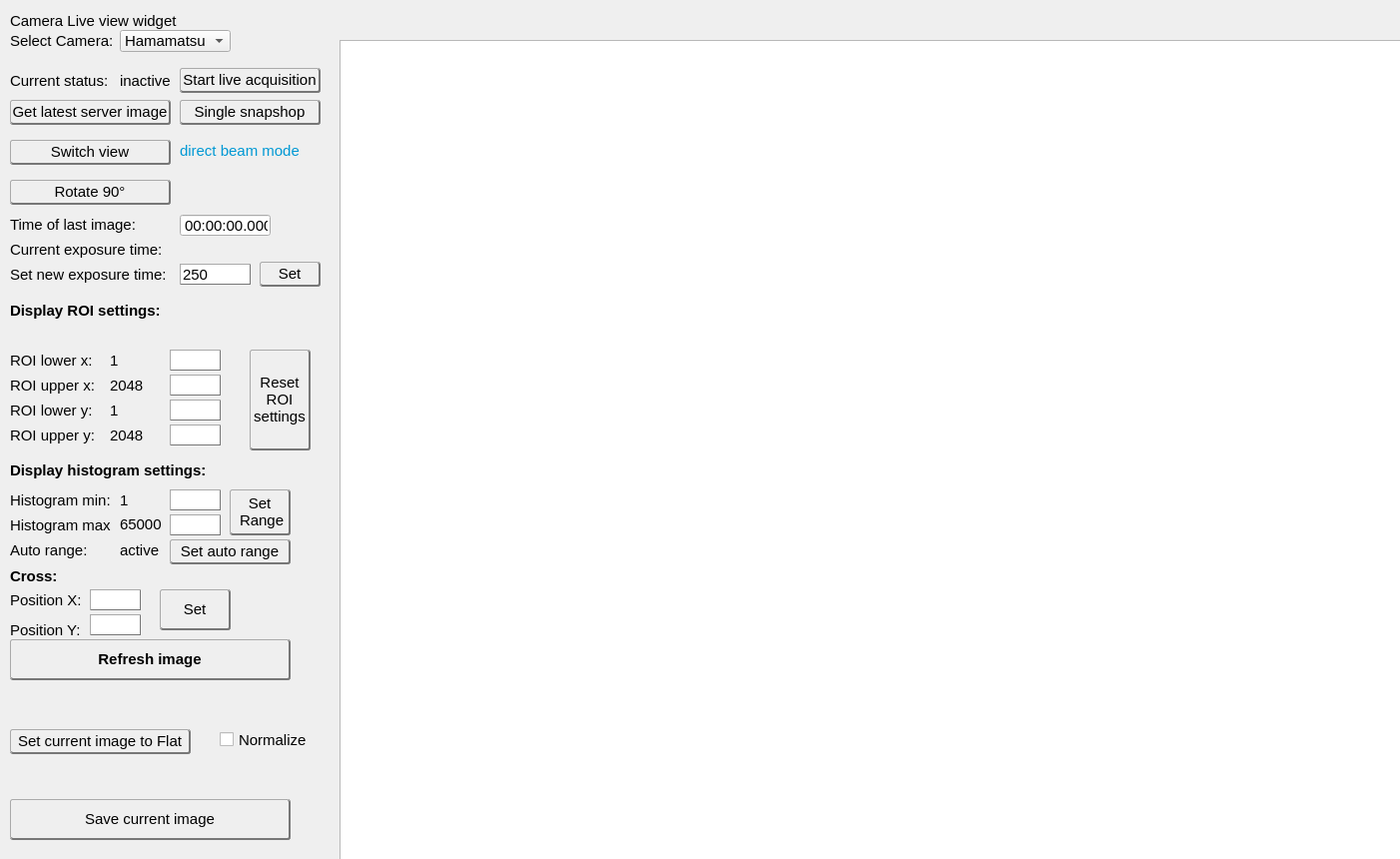
<?xml version="1.0" encoding="UTF-8"?>
<ui version="4.0">
 <class>MainWindow</class>
 <widget class="QMainWindow" name="MainWindow">
  <property name="geometry">
   <rect>
    <x>0</x>
    <y>0</y>
    <width>1402</width>
    <height>860</height>
   </rect>
  </property>
  <property name="windowTitle">
   <string>MainWindow</string>
  </property>
  <widget class="QWidget" name="centralwidget">
   <widget class="QLabel" name="label_exptimestatus">
    <property name="geometry">
     <rect>
      <x>10</x>
      <y>239</y>
      <width>161</width>
      <height>21</height>
     </rect>
    </property>
    <property name="font">
     <font>
      <family>Arial</family>
      <pointsize>11</pointsize>
     </font>
    </property>
    <property name="text">
     <string>Current exposure time:</string>
    </property>
   </widget>
   <widget class="QLineEdit" name="io_exptime">
    <property name="geometry">
     <rect>
      <x>180</x>
      <y>264</y>
      <width>71</width>
      <height>21</height>
     </rect>
    </property>
    <property name="sizePolicy">
     <sizepolicy hsizetype="Fixed" vsizetype="Fixed">
      <horstretch>0</horstretch>
      <verstretch>0</verstretch>
     </sizepolicy>
    </property>
    <property name="font">
     <font>
      <family>Arial</family>
      <pointsize>11</pointsize>
     </font>
    </property>
    <property name="styleSheet">
     <string notr="true">border: solid;

border-bottom-color: #777777;
border-bottom-width: 1px;

border-right-color:#777777;
border-right-width: 1px;

border-top-color:#AAAAAA;
border-top-width: 1px;

border-left-color:#AAAAAA;
border-left-width: 1px;

 background: qlineargradient(x1: 0, y1: 0, x2: 0, y2: 1,
                                 stop: 0 #fafafa, stop: 0.4 #f4f4f4,
                                 stop: 0.5 #e7e7e7, stop: 1.0 #fafafa);</string>
    </property>
    <property name="text">
     <string>250</string>
    </property>
   </widget>
   <widget class="QLabel" name="label_main">
    <property name="geometry">
     <rect>
      <x>10</x>
      <y>10</y>
      <width>171</width>
      <height>21</height>
     </rect>
    </property>
    <property name="font">
     <font>
      <family>Arial</family>
      <pointsize>11</pointsize>
     </font>
    </property>
    <property name="text">
     <string>Camera Live view widget</string>
    </property>
   </widget>
   <widget class="QLabel" name="label_currentexptime">
    <property name="geometry">
     <rect>
      <x>180</x>
      <y>239</y>
      <width>101</width>
      <height>21</height>
     </rect>
    </property>
    <property name="font">
     <font>
      <family>Arial</family>
      <pointsize>11</pointsize>
     </font>
    </property>
    <property name="text">
     <string/>
    </property>
   </widget>
   <widget class="QPushButton" name="but_SetPolling">
    <property name="geometry">
     <rect>
      <x>180</x>
      <y>68</y>
      <width>141</width>
      <height>25</height>
     </rect>
    </property>
    <property name="font">
     <font>
      <family>Arial</family>
      <pointsize>11</pointsize>
     </font>
    </property>
    <property name="styleSheet">
     <string notr="true">border: solid;

border-bottom-color: #777777; border-bottom-width: 2px;

border-right-color:#777777;
border-right-width: 2px;

border-top-color:#AAAAAA;
border-top-width: 1px;

border-left-color:#AAAAAA;
border-left-width: 1px;

border-radius: 3px;
padding: 1px;
 background: qlineargradient(x1: 0, y1: 0, x2: 0, y2: 1,
                                 stop: 0 #fafafa, stop: 0.4 #f4f4f4,
                                 stop: 0.5 #e7e7e7, stop: 1.0 #fafafa);</string>
    </property>
    <property name="text">
     <string>Start live acquisition</string>
    </property>
   </widget>
   <widget class="QPushButton" name="but_SetExptime">
    <property name="geometry">
     <rect>
      <x>260</x>
      <y>262</y>
      <width>61</width>
      <height>25</height>
     </rect>
    </property>
    <property name="font">
     <font>
      <family>Arial</family>
      <pointsize>11</pointsize>
     </font>
    </property>
    <property name="styleSheet">
     <string notr="true">border: solid;

border-bottom-color: #777777;
border-bottom-width: 2px;

border-right-color:#777777;
border-right-width: 2px;

border-top-color:#AAAAAA;
border-top-width: 1px;

border-left-color:#AAAAAA;
border-left-width: 1px;

border-radius: 3px;
padding: 1px;
 background: qlineargradient(x1: 0, y1: 0, x2: 0, y2: 1,
                                 stop: 0 #fafafa, stop: 0.4 #f4f4f4,
                                 stop: 0.5 #e7e7e7, stop: 1.0 #fafafa);</string>
    </property>
    <property name="text">
     <string>Set</string>
    </property>
   </widget>
   <widget class="QLabel" name="label_currentpolling">
    <property name="geometry">
     <rect>
      <x>120</x>
      <y>70</y>
      <width>61</width>
      <height>21</height>
     </rect>
    </property>
    <property name="palette">
     <palette>
      <active>
       <colorrole role="Button">
        <brush brushstyle="SolidPattern">
         <color alpha="255">
          <red>236</red>
          <green>236</green>
          <blue>236</blue>
         </color>
        </brush>
       </colorrole>
       <colorrole role="Text">
        <brush brushstyle="SolidPattern">
         <color alpha="255">
          <red>255</red>
          <green>0</green>
          <blue>0</blue>
         </color>
        </brush>
       </colorrole>
       <colorrole role="Base">
        <brush brushstyle="SolidPattern">
         <color alpha="255">
          <red>236</red>
          <green>236</green>
          <blue>236</blue>
         </color>
        </brush>
       </colorrole>
       <colorrole role="Window">
        <brush brushstyle="SolidPattern">
         <color alpha="255">
          <red>236</red>
          <green>236</green>
          <blue>236</blue>
         </color>
        </brush>
       </colorrole>
      </active>
      <inactive>
       <colorrole role="Button">
        <brush brushstyle="SolidPattern">
         <color alpha="255">
          <red>236</red>
          <green>236</green>
          <blue>236</blue>
         </color>
        </brush>
       </colorrole>
       <colorrole role="Text">
        <brush brushstyle="SolidPattern">
         <color alpha="255">
          <red>255</red>
          <green>0</green>
          <blue>0</blue>
         </color>
        </brush>
       </colorrole>
       <colorrole role="Base">
        <brush brushstyle="SolidPattern">
         <color alpha="255">
          <red>236</red>
          <green>236</green>
          <blue>236</blue>
         </color>
        </brush>
       </colorrole>
       <colorrole role="Window">
        <brush brushstyle="SolidPattern">
         <color alpha="255">
          <red>236</red>
          <green>236</green>
          <blue>236</blue>
         </color>
        </brush>
       </colorrole>
      </inactive>
      <disabled>
       <colorrole role="Button">
        <brush brushstyle="SolidPattern">
         <color alpha="255">
          <red>236</red>
          <green>236</green>
          <blue>236</blue>
         </color>
        </brush>
       </colorrole>
       <colorrole role="Text">
        <brush brushstyle="SolidPattern">
         <color alpha="255">
          <red>120</red>
          <green>120</green>
          <blue>120</blue>
         </color>
        </brush>
       </colorrole>
       <colorrole role="Base">
        <brush brushstyle="SolidPattern">
         <color alpha="255">
          <red>236</red>
          <green>236</green>
          <blue>236</blue>
         </color>
        </brush>
       </colorrole>
       <colorrole role="Window">
        <brush brushstyle="SolidPattern">
         <color alpha="255">
          <red>236</red>
          <green>236</green>
          <blue>236</blue>
         </color>
        </brush>
       </colorrole>
      </disabled>
     </palette>
    </property>
    <property name="font">
     <font>
      <family>Arial</family>
      <pointsize>11</pointsize>
     </font>
    </property>
    <property name="styleSheet">
     <string notr="true"/>
    </property>
    <property name="text">
     <string>inactive</string>
    </property>
   </widget>
   <widget class="QLabel" name="label_pmac_lastpolling">
    <property name="geometry">
     <rect>
      <x>10</x>
      <y>214</y>
      <width>141</width>
      <height>21</height>
     </rect>
    </property>
    <property name="font">
     <font>
      <pointsize>11</pointsize>
     </font>
    </property>
    <property name="text">
     <string>Time of last image:</string>
    </property>
   </widget>
   <widget class="QTimeEdit" name="label_timeedit">
    <property name="geometry">
     <rect>
      <x>180</x>
      <y>214</y>
      <width>91</width>
      <height>23</height>
     </rect>
    </property>
    <property name="font">
     <font>
      <family>Arial</family>
      <pointsize>11</pointsize>
     </font>
    </property>
    <property name="readOnly">
     <bool>true</bool>
    </property>
    <property name="buttonSymbols">
     <enum>QAbstractSpinBox::NoButtons</enum>
    </property>
    <property name="currentSection">
     <enum>QDateTimeEdit::HourSection</enum>
    </property>
    <property name="displayFormat">
     <string>HH:mm:ss.zzz</string>
    </property>
    <property name="currentSectionIndex">
     <number>0</number>
    </property>
   </widget>
   <widget class="QLabel" name="label_pollingstatus">
    <property name="geometry">
     <rect>
      <x>10</x>
      <y>70</y>
      <width>111</width>
      <height>21</height>
     </rect>
    </property>
    <property name="font">
     <font>
      <family>Arial</family>
      <pointsize>11</pointsize>
     </font>
    </property>
    <property name="text">
     <string>Current status:</string>
    </property>
   </widget>
   <widget class="QLabel" name="label_setexptime">
    <property name="geometry">
     <rect>
      <x>10</x>
      <y>264</y>
      <width>161</width>
      <height>21</height>
     </rect>
    </property>
    <property name="font">
     <font>
      <family>Arial</family>
      <pointsize>11</pointsize>
     </font>
    </property>
    <property name="text">
     <string>Set new exposure time:</string>
    </property>
   </widget>
   <widget class="QLabel" name="label_cameraroiheader">
    <property name="geometry">
     <rect>
      <x>10</x>
      <y>300</y>
      <width>161</width>
      <height>21</height>
     </rect>
    </property>
    <property name="font">
     <font>
      <family>Arial</family>
      <pointsize>11</pointsize>
      <weight>75</weight>
      <bold>true</bold>
     </font>
    </property>
    <property name="text">
     <string>Display ROI settings:</string>
    </property>
   </widget>
   <widget class="QLabel" name="label_roixlow">
    <property name="geometry">
     <rect>
      <x>10</x>
      <y>350</y>
      <width>101</width>
      <height>21</height>
     </rect>
    </property>
    <property name="font">
     <font>
      <family>Arial</family>
      <pointsize>11</pointsize>
     </font>
    </property>
    <property name="text">
     <string>ROI lower x:</string>
    </property>
   </widget>
   <widget class="QLabel" name="label_roixhigh">
    <property name="geometry">
     <rect>
      <x>10</x>
      <y>375</y>
      <width>101</width>
      <height>21</height>
     </rect>
    </property>
    <property name="font">
     <font>
      <family>Arial</family>
      <pointsize>11</pointsize>
     </font>
    </property>
    <property name="text">
     <string>ROI upper x:</string>
    </property>
   </widget>
   <widget class="QLabel" name="label_currentroixhigh">
    <property name="geometry">
     <rect>
      <x>110</x>
      <y>375</y>
      <width>57</width>
      <height>21</height>
     </rect>
    </property>
    <property name="font">
     <font>
      <family>Arial</family>
      <pointsize>11</pointsize>
     </font>
    </property>
    <property name="text">
     <string>2048</string>
    </property>
   </widget>
   <widget class="QLabel" name="label_currentroixlow">
    <property name="geometry">
     <rect>
      <x>110</x>
      <y>350</y>
      <width>57</width>
      <height>21</height>
     </rect>
    </property>
    <property name="font">
     <font>
      <family>Arial</family>
      <pointsize>11</pointsize>
     </font>
    </property>
    <property name="text">
     <string>1</string>
    </property>
   </widget>
   <widget class="QLineEdit" name="io_roixlow">
    <property name="geometry">
     <rect>
      <x>170</x>
      <y>350</y>
      <width>51</width>
      <height>21</height>
     </rect>
    </property>
    <property name="sizePolicy">
     <sizepolicy hsizetype="Fixed" vsizetype="Fixed">
      <horstretch>0</horstretch>
      <verstretch>0</verstretch>
     </sizepolicy>
    </property>
    <property name="font">
     <font>
      <family>Arial</family>
      <pointsize>11</pointsize>
     </font>
    </property>
    <property name="styleSheet">
     <string notr="true">border: solid;

border-bottom-color: #777777;
border-bottom-width: 1px;

border-right-color:#777777;
border-right-width: 1px;

border-top-color:#AAAAAA;
border-top-width: 1px;

border-left-color:#AAAAAA;
border-left-width: 1px;

 background: qlineargradient(x1: 0, y1: 0, x2: 0, y2: 1,
                                 stop: 0 #fafafa, stop: 0.4 #f4f4f4,
                                 stop: 0.5 #e7e7e7, stop: 1.0 #fafafa);</string>
    </property>
    <property name="text">
     <string/>
    </property>
   </widget>
   <widget class="QLineEdit" name="io_roixhigh">
    <property name="geometry">
     <rect>
      <x>170</x>
      <y>375</y>
      <width>51</width>
      <height>21</height>
     </rect>
    </property>
    <property name="sizePolicy">
     <sizepolicy hsizetype="Fixed" vsizetype="Fixed">
      <horstretch>0</horstretch>
      <verstretch>0</verstretch>
     </sizepolicy>
    </property>
    <property name="font">
     <font>
      <family>Arial</family>
      <pointsize>11</pointsize>
     </font>
    </property>
    <property name="styleSheet">
     <string notr="true">border: solid;

border-bottom-color: #777777;
border-bottom-width: 1px;

border-right-color:#777777;
border-right-width: 1px;

border-top-color:#AAAAAA;
border-top-width: 1px;

border-left-color:#AAAAAA;
border-left-width: 1px;

 background: qlineargradient(x1: 0, y1: 0, x2: 0, y2: 1,
                                 stop: 0 #fafafa, stop: 0.4 #f4f4f4,
                                 stop: 0.5 #e7e7e7, stop: 1.0 #fafafa);</string>
    </property>
    <property name="text">
     <string/>
    </property>
   </widget>
   <widget class="QLineEdit" name="io_roiyhigh">
    <property name="geometry">
     <rect>
      <x>170</x>
      <y>425</y>
      <width>51</width>
      <height>21</height>
     </rect>
    </property>
    <property name="sizePolicy">
     <sizepolicy hsizetype="Fixed" vsizetype="Fixed">
      <horstretch>0</horstretch>
      <verstretch>0</verstretch>
     </sizepolicy>
    </property>
    <property name="font">
     <font>
      <family>Arial</family>
      <pointsize>11</pointsize>
     </font>
    </property>
    <property name="styleSheet">
     <string notr="true">border: solid;

border-bottom-color: #777777;
border-bottom-width: 1px;

border-right-color:#777777;
border-right-width: 1px;

border-top-color:#AAAAAA;
border-top-width: 1px;

border-left-color:#AAAAAA;
border-left-width: 1px;

 background: qlineargradient(x1: 0, y1: 0, x2: 0, y2: 1,
                                 stop: 0 #fafafa, stop: 0.4 #f4f4f4,
                                 stop: 0.5 #e7e7e7, stop: 1.0 #fafafa);</string>
    </property>
    <property name="text">
     <string/>
    </property>
   </widget>
   <widget class="QLabel" name="label_roiylow">
    <property name="geometry">
     <rect>
      <x>10</x>
      <y>400</y>
      <width>101</width>
      <height>21</height>
     </rect>
    </property>
    <property name="font">
     <font>
      <family>Arial</family>
      <pointsize>11</pointsize>
     </font>
    </property>
    <property name="text">
     <string>ROI lower y:</string>
    </property>
   </widget>
   <widget class="QLabel" name="label_roiyhigh">
    <property name="geometry">
     <rect>
      <x>10</x>
      <y>425</y>
      <width>101</width>
      <height>21</height>
     </rect>
    </property>
    <property name="font">
     <font>
      <family>Arial</family>
      <pointsize>11</pointsize>
     </font>
    </property>
    <property name="text">
     <string>ROI upper y:</string>
    </property>
   </widget>
   <widget class="QLabel" name="label_currentroiyhigh">
    <property name="geometry">
     <rect>
      <x>110</x>
      <y>425</y>
      <width>57</width>
      <height>21</height>
     </rect>
    </property>
    <property name="font">
     <font>
      <family>Arial</family>
      <pointsize>11</pointsize>
     </font>
    </property>
    <property name="text">
     <string>2048</string>
    </property>
   </widget>
   <widget class="QLabel" name="label_currentroiylow">
    <property name="geometry">
     <rect>
      <x>110</x>
      <y>400</y>
      <width>57</width>
      <height>21</height>
     </rect>
    </property>
    <property name="font">
     <font>
      <family>Arial</family>
      <pointsize>11</pointsize>
     </font>
    </property>
    <property name="text">
     <string>1</string>
    </property>
   </widget>
   <widget class="QLineEdit" name="io_roiylow">
    <property name="geometry">
     <rect>
      <x>170</x>
      <y>400</y>
      <width>51</width>
      <height>21</height>
     </rect>
    </property>
    <property name="sizePolicy">
     <sizepolicy hsizetype="Fixed" vsizetype="Fixed">
      <horstretch>0</horstretch>
      <verstretch>0</verstretch>
     </sizepolicy>
    </property>
    <property name="font">
     <font>
      <family>Arial</family>
      <pointsize>11</pointsize>
     </font>
    </property>
    <property name="styleSheet">
     <string notr="true">border: solid;

border-bottom-color: #777777;
border-bottom-width: 1px;

border-right-color:#777777;
border-right-width: 1px;

border-top-color:#AAAAAA;
border-top-width: 1px;

border-left-color:#AAAAAA;
border-left-width: 1px;

 background: qlineargradient(x1: 0, y1: 0, x2: 0, y2: 1,
                                 stop: 0 #fafafa, stop: 0.4 #f4f4f4,
                                 stop: 0.5 #e7e7e7, stop: 1.0 #fafafa);</string>
    </property>
    <property name="text">
     <string/>
    </property>
   </widget>
   <widget class="QPushButton" name="but_ResetRoi">
    <property name="geometry">
     <rect>
      <x>250</x>
      <y>350</y>
      <width>61</width>
      <height>101</height>
     </rect>
    </property>
    <property name="font">
     <font>
      <family>Arial</family>
      <pointsize>11</pointsize>
     </font>
    </property>
    <property name="styleSheet">
     <string notr="true">border: solid;

border-bottom-color: #777777;
border-bottom-width: 2px;

border-right-color:#777777;
border-right-width: 2px;

border-top-color:#AAAAAA;
border-top-width: 1px;

border-left-color:#AAAAAA;
border-left-width: 1px;

border-radius: 3px;
padding: 1px;
 background: qlineargradient(x1: 0, y1: 0, x2: 0, y2: 1,
                                 stop: 0 #fafafa, stop: 0.4 #f4f4f4,
                                 stop: 0.5 #e7e7e7, stop: 1.0 #fafafa);</string>
    </property>
    <property name="text">
     <string>Reset
ROI
settings</string>
    </property>
   </widget>
   <widget class="QLineEdit" name="io_histmax">
    <property name="geometry">
     <rect>
      <x>170</x>
      <y>515</y>
      <width>51</width>
      <height>21</height>
     </rect>
    </property>
    <property name="sizePolicy">
     <sizepolicy hsizetype="Fixed" vsizetype="Fixed">
      <horstretch>0</horstretch>
      <verstretch>0</verstretch>
     </sizepolicy>
    </property>
    <property name="font">
     <font>
      <family>Arial</family>
      <pointsize>11</pointsize>
     </font>
    </property>
    <property name="styleSheet">
     <string notr="true">border: solid;

border-bottom-color: #777777;
border-bottom-width: 1px;

border-right-color:#777777;
border-right-width: 1px;

border-top-color:#AAAAAA;
border-top-width: 1px;

border-left-color:#AAAAAA;
border-left-width: 1px;

 background: qlineargradient(x1: 0, y1: 0, x2: 0, y2: 1,
                                 stop: 0 #fafafa, stop: 0.4 #f4f4f4,
                                 stop: 0.5 #e7e7e7, stop: 1.0 #fafafa);</string>
    </property>
    <property name="text">
     <string/>
    </property>
   </widget>
   <widget class="QLabel" name="label_histmin">
    <property name="geometry">
     <rect>
      <x>10</x>
      <y>490</y>
      <width>101</width>
      <height>21</height>
     </rect>
    </property>
    <property name="font">
     <font>
      <family>Arial</family>
      <pointsize>11</pointsize>
     </font>
    </property>
    <property name="text">
     <string>Histogram min:</string>
    </property>
   </widget>
   <widget class="QPushButton" name="but_SetHist">
    <property name="geometry">
     <rect>
      <x>230</x>
      <y>490</y>
      <width>61</width>
      <height>46</height>
     </rect>
    </property>
    <property name="font">
     <font>
      <family>Arial</family>
      <pointsize>11</pointsize>
     </font>
    </property>
    <property name="styleSheet">
     <string notr="true">border: solid;

border-bottom-color: #777777;
border-bottom-width: 2px;

border-right-color:#777777;
border-right-width: 2px;

border-top-color:#AAAAAA;
border-top-width: 1px;

border-left-color:#AAAAAA;
border-left-width: 1px;

border-radius: 3px;
padding: 1px;
 background: qlineargradient(x1: 0, y1: 0, x2: 0, y2: 1,
                                 stop: 0 #fafafa, stop: 0.4 #f4f4f4,
                                 stop: 0.5 #e7e7e7, stop: 1.0 #fafafa);</string>
    </property>
    <property name="text">
     <string>Set
 Range</string>
    </property>
   </widget>
   <widget class="QLabel" name="label_currenthistmax">
    <property name="geometry">
     <rect>
      <x>120</x>
      <y>514</y>
      <width>57</width>
      <height>21</height>
     </rect>
    </property>
    <property name="font">
     <font>
      <family>Arial</family>
      <pointsize>11</pointsize>
     </font>
    </property>
    <property name="text">
     <string>65000</string>
    </property>
   </widget>
   <widget class="QLabel" name="label_currenthistmin">
    <property name="geometry">
     <rect>
      <x>120</x>
      <y>490</y>
      <width>57</width>
      <height>21</height>
     </rect>
    </property>
    <property name="font">
     <font>
      <family>Arial</family>
      <pointsize>11</pointsize>
     </font>
    </property>
    <property name="text">
     <string>1</string>
    </property>
   </widget>
   <widget class="QLineEdit" name="io_histmin">
    <property name="geometry">
     <rect>
      <x>170</x>
      <y>490</y>
      <width>51</width>
      <height>21</height>
     </rect>
    </property>
    <property name="sizePolicy">
     <sizepolicy hsizetype="Fixed" vsizetype="Fixed">
      <horstretch>0</horstretch>
      <verstretch>0</verstretch>
     </sizepolicy>
    </property>
    <property name="font">
     <font>
      <family>Arial</family>
      <pointsize>11</pointsize>
     </font>
    </property>
    <property name="styleSheet">
     <string notr="true">border: solid;

border-bottom-color: #777777;
border-bottom-width: 1px;

border-right-color:#777777;
border-right-width: 1px;

border-top-color:#AAAAAA;
border-top-width: 1px;

border-left-color:#AAAAAA;
border-left-width: 1px;

 background: qlineargradient(x1: 0, y1: 0, x2: 0, y2: 1,
                                 stop: 0 #fafafa, stop: 0.4 #f4f4f4,
                                 stop: 0.5 #e7e7e7, stop: 1.0 #fafafa);</string>
    </property>
    <property name="text">
     <string/>
    </property>
   </widget>
   <widget class="QLabel" name="label_histmax">
    <property name="geometry">
     <rect>
      <x>10</x>
      <y>515</y>
      <width>101</width>
      <height>21</height>
     </rect>
    </property>
    <property name="font">
     <font>
      <family>Arial</family>
      <pointsize>11</pointsize>
     </font>
    </property>
    <property name="text">
     <string>Histogram max:</string>
    </property>
   </widget>
   <widget class="QLabel" name="label_histogramheader">
    <property name="geometry">
     <rect>
      <x>10</x>
      <y>460</y>
      <width>211</width>
      <height>21</height>
     </rect>
    </property>
    <property name="font">
     <font>
      <family>Arial</family>
      <pointsize>11</pointsize>
      <weight>75</weight>
      <bold>true</bold>
     </font>
    </property>
    <property name="text">
     <string>Display histogram settings:</string>
    </property>
   </widget>
   <widget class="QPushButton" name="but_SetHistAutoRange">
    <property name="geometry">
     <rect>
      <x>170</x>
      <y>540</y>
      <width>121</width>
      <height>25</height>
     </rect>
    </property>
    <property name="font">
     <font>
      <family>Arial</family>
      <pointsize>11</pointsize>
     </font>
    </property>
    <property name="styleSheet">
     <string notr="true">border: solid;

border-bottom-color: #777777;
border-bottom-width: 2px;

border-right-color:#777777;
border-right-width: 2px;

border-top-color:#AAAAAA;
border-top-width: 1px;

border-left-color:#AAAAAA;
border-left-width: 1px;

border-radius: 3px;
padding: 1px;
 background: qlineargradient(x1: 0, y1: 0, x2: 0, y2: 1,
                                 stop: 0 #fafafa, stop: 0.4 #f4f4f4,
                                 stop: 0.5 #e7e7e7, stop: 1.0 #fafafa);</string>
    </property>
    <property name="text">
     <string>Set auto range</string>
    </property>
   </widget>
   <widget class="QLabel" name="label_histmax_2">
    <property name="geometry">
     <rect>
      <x>10</x>
      <y>540</y>
      <width>101</width>
      <height>21</height>
     </rect>
    </property>
    <property name="font">
     <font>
      <family>Arial</family>
      <pointsize>11</pointsize>
     </font>
    </property>
    <property name="text">
     <string>Auto range:</string>
    </property>
   </widget>
   <widget class="QLabel" name="label_currenthistautorange">
    <property name="geometry">
     <rect>
      <x>120</x>
      <y>540</y>
      <width>51</width>
      <height>21</height>
     </rect>
    </property>
    <property name="palette">
     <palette>
      <active>
       <colorrole role="Button">
        <brush brushstyle="SolidPattern">
         <color alpha="255">
          <red>236</red>
          <green>236</green>
          <blue>236</blue>
         </color>
        </brush>
       </colorrole>
       <colorrole role="Text">
        <brush brushstyle="SolidPattern">
         <color alpha="255">
          <red>255</red>
          <green>0</green>
          <blue>0</blue>
         </color>
        </brush>
       </colorrole>
       <colorrole role="Base">
        <brush brushstyle="SolidPattern">
         <color alpha="255">
          <red>236</red>
          <green>236</green>
          <blue>236</blue>
         </color>
        </brush>
       </colorrole>
       <colorrole role="Window">
        <brush brushstyle="SolidPattern">
         <color alpha="255">
          <red>236</red>
          <green>236</green>
          <blue>236</blue>
         </color>
        </brush>
       </colorrole>
      </active>
      <inactive>
       <colorrole role="Button">
        <brush brushstyle="SolidPattern">
         <color alpha="255">
          <red>236</red>
          <green>236</green>
          <blue>236</blue>
         </color>
        </brush>
       </colorrole>
       <colorrole role="Text">
        <brush brushstyle="SolidPattern">
         <color alpha="255">
          <red>255</red>
          <green>0</green>
          <blue>0</blue>
         </color>
        </brush>
       </colorrole>
       <colorrole role="Base">
        <brush brushstyle="SolidPattern">
         <color alpha="255">
          <red>236</red>
          <green>236</green>
          <blue>236</blue>
         </color>
        </brush>
       </colorrole>
       <colorrole role="Window">
        <brush brushstyle="SolidPattern">
         <color alpha="255">
          <red>236</red>
          <green>236</green>
          <blue>236</blue>
         </color>
        </brush>
       </colorrole>
      </inactive>
      <disabled>
       <colorrole role="Button">
        <brush brushstyle="SolidPattern">
         <color alpha="255">
          <red>236</red>
          <green>236</green>
          <blue>236</blue>
         </color>
        </brush>
       </colorrole>
       <colorrole role="Text">
        <brush brushstyle="SolidPattern">
         <color alpha="255">
          <red>120</red>
          <green>120</green>
          <blue>120</blue>
         </color>
        </brush>
       </colorrole>
       <colorrole role="Base">
        <brush brushstyle="SolidPattern">
         <color alpha="255">
          <red>236</red>
          <green>236</green>
          <blue>236</blue>
         </color>
        </brush>
       </colorrole>
       <colorrole role="Window">
        <brush brushstyle="SolidPattern">
         <color alpha="255">
          <red>236</red>
          <green>236</green>
          <blue>236</blue>
         </color>
        </brush>
       </colorrole>
      </disabled>
     </palette>
    </property>
    <property name="font">
     <font>
      <family>Arial</family>
      <pointsize>11</pointsize>
     </font>
    </property>
    <property name="styleSheet">
     <string notr="true"/>
    </property>
    <property name="text">
     <string>active</string>
    </property>
   </widget>
   <widget class="QPushButton" name="but_Snapshot">
    <property name="geometry">
     <rect>
      <x>180</x>
      <y>100</y>
      <width>141</width>
      <height>25</height>
     </rect>
    </property>
    <property name="font">
     <font>
      <family>Arial</family>
      <pointsize>11</pointsize>
     </font>
    </property>
    <property name="styleSheet">
     <string notr="true">border: solid;

border-bottom-color: #777777; border-bottom-width: 2px;

border-right-color:#777777;
border-right-width: 2px;

border-top-color:#AAAAAA;
border-top-width: 1px;

border-left-color:#AAAAAA;
border-left-width: 1px;

border-radius: 3px;
padding: 1px;
 background: qlineargradient(x1: 0, y1: 0, x2: 0, y2: 1,
                                 stop: 0 #fafafa, stop: 0.4 #f4f4f4,
                                 stop: 0.5 #e7e7e7, stop: 1.0 #fafafa);</string>
    </property>
    <property name="text">
     <string>Single snapshop</string>
    </property>
   </widget>
   <widget class="QPushButton" name="but_RefreshHist">
    <property name="geometry">
     <rect>
      <x>10</x>
      <y>640</y>
      <width>281</width>
      <height>41</height>
     </rect>
    </property>
    <property name="font">
     <font>
      <family>Arial</family>
      <pointsize>11</pointsize>
      <weight>75</weight>
      <bold>true</bold>
     </font>
    </property>
    <property name="styleSheet">
     <string notr="true">border: solid;

border-bottom-color: #777777;
border-bottom-width: 2px;

border-right-color:#777777;
border-right-width: 2px;

border-top-color:#AAAAAA;
border-top-width: 1px;

border-left-color:#AAAAAA;
border-left-width: 1px;

border-radius: 3px;
padding: 1px;
 background: qlineargradient(x1: 0, y1: 0, x2: 0, y2: 1,
                                 stop: 0 #fafafa, stop: 0.4 #f4f4f4,
                                 stop: 0.5 #e7e7e7, stop: 1.0 #fafafa);</string>
    </property>
    <property name="text">
     <string>Refresh image</string>
    </property>
   </widget>
   <widget class="QPushButton" name="but_SaveImage">
    <property name="geometry">
     <rect>
      <x>10</x>
      <y>800</y>
      <width>281</width>
      <height>41</height>
     </rect>
    </property>
    <property name="font">
     <font>
      <family>Arial</family>
      <pointsize>11</pointsize>
     </font>
    </property>
    <property name="styleSheet">
     <string notr="true">border: solid;

border-bottom-color: #777777;
border-bottom-width: 2px;

border-right-color:#777777;
border-right-width: 2px;

border-top-color:#AAAAAA;
border-top-width: 1px;

border-left-color:#AAAAAA;
border-left-width: 1px;

border-radius: 3px;
padding: 1px;
 background: qlineargradient(x1: 0, y1: 0, x2: 0, y2: 1,
                                 stop: 0 #fafafa, stop: 0.4 #f4f4f4,
                                 stop: 0.5 #e7e7e7, stop: 1.0 #fafafa);</string>
    </property>
    <property name="text">
     <string>Save current image</string>
    </property>
   </widget>
   <widget class="ImageView" name="imageView">
    <property name="geometry">
     <rect>
      <x>340</x>
      <y>40</y>
      <width>1150</width>
      <height>950</height>
     </rect>
    </property>
    <property name="palette">
     <palette>
      <active>
       <colorrole role="Highlight">
        <brush brushstyle="SolidPattern">
         <color alpha="255">
          <red>0</red>
          <green>152</green>
          <blue>212</blue>
         </color>
        </brush>
       </colorrole>
      </active>
      <inactive>
       <colorrole role="Highlight">
        <brush brushstyle="SolidPattern">
         <color alpha="255">
          <red>0</red>
          <green>152</green>
          <blue>212</blue>
         </color>
        </brush>
       </colorrole>
      </inactive>
      <disabled>
       <colorrole role="Highlight">
        <brush brushstyle="SolidPattern">
         <color alpha="255">
          <red>51</red>
          <green>153</green>
          <blue>255</blue>
         </color>
        </brush>
       </colorrole>
      </disabled>
     </palette>
    </property>
   </widget>
   <widget class="QPushButton" name="but_GetImageData">
    <property name="geometry">
     <rect>
      <x>10</x>
      <y>100</y>
      <width>161</width>
      <height>25</height>
     </rect>
    </property>
    <property name="font">
     <font>
      <family>Arial</family>
      <pointsize>11</pointsize>
     </font>
    </property>
    <property name="styleSheet">
     <string notr="true">border: solid;

border-bottom-color: #777777; border-bottom-width: 2px;

border-right-color:#777777;
border-right-width: 2px;

border-top-color:#AAAAAA;
border-top-width: 1px;

border-left-color:#AAAAAA;
border-left-width: 1px;

border-radius: 3px;
padding: 1px;
 background: qlineargradient(x1: 0, y1: 0, x2: 0, y2: 1,
                                 stop: 0 #fafafa, stop: 0.4 #f4f4f4,
                                 stop: 0.5 #e7e7e7, stop: 1.0 #fafafa);</string>
    </property>
    <property name="text">
     <string>Get latest server image</string>
    </property>
   </widget>
   <widget class="QPushButton" name="but_SwitchView">
    <property name="geometry">
     <rect>
      <x>10</x>
      <y>140</y>
      <width>161</width>
      <height>25</height>
     </rect>
    </property>
    <property name="font">
     <font>
      <family>Arial</family>
      <pointsize>11</pointsize>
     </font>
    </property>
    <property name="styleSheet">
     <string notr="true">border: solid;

border-bottom-color: #777777;
border-bottom-width: 2px;

border-right-color:#777777;
border-right-width: 2px;

border-top-color:#AAAAAA;
border-top-width: 1px;

border-left-color:#AAAAAA;
border-left-width: 1px;

border-radius: 3px;
padding: 1px;
 background: qlineargradient(x1: 0, y1: 0, x2: 0, y2: 1,
                                 stop: 0 #fafafa, stop: 0.4 #f4f4f4,
                                 stop: 0.5 #e7e7e7, stop: 1.0 #fafafa);</string>
    </property>
    <property name="text">
     <string>Switch view</string>
    </property>
   </widget>
   <widget class="QLabel" name="label_currentview">
    <property name="geometry">
     <rect>
      <x>180</x>
      <y>140</y>
      <width>131</width>
      <height>21</height>
     </rect>
    </property>
    <property name="palette">
     <palette>
      <active>
       <colorrole role="WindowText">
        <brush brushstyle="SolidPattern">
         <color alpha="255">
          <red>0</red>
          <green>152</green>
          <blue>212</blue>
         </color>
        </brush>
       </colorrole>
      </active>
      <inactive>
       <colorrole role="WindowText">
        <brush brushstyle="SolidPattern">
         <color alpha="255">
          <red>0</red>
          <green>152</green>
          <blue>212</blue>
         </color>
        </brush>
       </colorrole>
      </inactive>
      <disabled>
       <colorrole role="WindowText">
        <brush brushstyle="SolidPattern">
         <color alpha="255">
          <red>120</red>
          <green>120</green>
          <blue>120</blue>
         </color>
        </brush>
       </colorrole>
      </disabled>
     </palette>
    </property>
    <property name="font">
     <font>
      <family>Arial</family>
      <pointsize>11</pointsize>
     </font>
    </property>
    <property name="text">
     <string>direct beam mode</string>
    </property>
   </widget>
   <widget class="QLabel" name="label_positionX">
    <property name="geometry">
     <rect>
      <x>10</x>
      <y>590</y>
      <width>81</width>
      <height>21</height>
     </rect>
    </property>
    <property name="font">
     <font>
      <family>Arial</family>
      <pointsize>11</pointsize>
     </font>
    </property>
    <property name="text">
     <string>Position X:</string>
    </property>
   </widget>
   <widget class="QLabel" name="label_positionY">
    <property name="geometry">
     <rect>
      <x>10</x>
      <y>620</y>
      <width>81</width>
      <height>21</height>
     </rect>
    </property>
    <property name="font">
     <font>
      <family>Arial</family>
      <pointsize>11</pointsize>
     </font>
    </property>
    <property name="text">
     <string>Position Y:</string>
    </property>
   </widget>
   <widget class="QPushButton" name="but_SetFlat">
    <property name="geometry">
     <rect>
      <x>10</x>
      <y>730</y>
      <width>181</width>
      <height>25</height>
     </rect>
    </property>
    <property name="font">
     <font>
      <family>Arial</family>
      <pointsize>11</pointsize>
     </font>
    </property>
    <property name="styleSheet">
     <string notr="true">border: solid;

border-bottom-color: #777777; border-bottom-width: 2px;

border-right-color:#777777;
border-right-width: 2px;

border-top-color:#AAAAAA;
border-top-width: 1px;

border-left-color:#AAAAAA;
border-left-width: 1px;

border-radius: 3px;
padding: 1px;
 background: qlineargradient(x1: 0, y1: 0, x2: 0, y2: 1,
                                 stop: 0 #fafafa, stop: 0.4 #f4f4f4,
                                 stop: 0.5 #e7e7e7, stop: 1.0 #fafafa);</string>
    </property>
    <property name="text">
     <string>Set current image to Flat</string>
    </property>
   </widget>
   <widget class="QCheckBox" name="checkBox_Normalize">
    <property name="geometry">
     <rect>
      <x>220</x>
      <y>730</y>
      <width>91</width>
      <height>21</height>
     </rect>
    </property>
    <property name="font">
     <font>
      <family>Arial</family>
      <pointsize>11</pointsize>
     </font>
    </property>
    <property name="text">
     <string>Normalize</string>
    </property>
   </widget>
   <widget class="QLabel" name="label_cameras">
    <property name="geometry">
     <rect>
      <x>10</x>
      <y>30</y>
      <width>111</width>
      <height>21</height>
     </rect>
    </property>
    <property name="font">
     <font>
      <family>Arial</family>
      <pointsize>11</pointsize>
     </font>
    </property>
    <property name="text">
     <string>Select Camera:</string>
    </property>
   </widget>
   <widget class="QComboBox" name="cB_Cameras">
    <property name="geometry">
     <rect>
      <x>120</x>
      <y>30</y>
      <width>111</width>
      <height>22</height>
     </rect>
    </property>
    <property name="font">
     <font>
      <family>Arial</family>
      <pointsize>11</pointsize>
     </font>
    </property>
    <item>
     <property name="text">
      <string>Hamamatsu</string>
     </property>
    </item>
    <item>
     <property name="text">
      <string>PCO</string>
     </property>
    </item>
    <item>
     <property name="text">
      <string>PixelLink</string>
     </property>
    </item>
   </widget>
   <widget class="QLabel" name="label">
    <property name="geometry">
     <rect>
      <x>10</x>
      <y>570</y>
      <width>46</width>
      <height>13</height>
     </rect>
    </property>
    <property name="font">
     <font>
      <family>Arial</family>
      <pointsize>11</pointsize>
      <weight>75</weight>
      <bold>true</bold>
     </font>
    </property>
    <property name="text">
     <string>Cross:</string>
    </property>
   </widget>
   <widget class="QLineEdit" name="io_currentPosX">
    <property name="geometry">
     <rect>
      <x>90</x>
      <y>590</y>
      <width>51</width>
      <height>21</height>
     </rect>
    </property>
    <property name="sizePolicy">
     <sizepolicy hsizetype="Fixed" vsizetype="Fixed">
      <horstretch>0</horstretch>
      <verstretch>0</verstretch>
     </sizepolicy>
    </property>
    <property name="font">
     <font>
      <family>Arial</family>
      <pointsize>11</pointsize>
     </font>
    </property>
    <property name="styleSheet">
     <string notr="true">border: solid;

border-bottom-color: #777777;
border-bottom-width: 1px;

border-right-color:#777777;
border-right-width: 1px;

border-top-color:#AAAAAA;
border-top-width: 1px;

border-left-color:#AAAAAA;
border-left-width: 1px;

 background: qlineargradient(x1: 0, y1: 0, x2: 0, y2: 1,
                                 stop: 0 #fafafa, stop: 0.4 #f4f4f4,
                                 stop: 0.5 #e7e7e7, stop: 1.0 #fafafa);</string>
    </property>
    <property name="text">
     <string/>
    </property>
   </widget>
   <widget class="QLineEdit" name="io_currentPosY">
    <property name="geometry">
     <rect>
      <x>90</x>
      <y>615</y>
      <width>51</width>
      <height>21</height>
     </rect>
    </property>
    <property name="sizePolicy">
     <sizepolicy hsizetype="Fixed" vsizetype="Fixed">
      <horstretch>0</horstretch>
      <verstretch>0</verstretch>
     </sizepolicy>
    </property>
    <property name="font">
     <font>
      <family>Arial</family>
      <pointsize>11</pointsize>
     </font>
    </property>
    <property name="styleSheet">
     <string notr="true">border: solid;

border-bottom-color: #777777;
border-bottom-width: 1px;

border-right-color:#777777;
border-right-width: 1px;

border-top-color:#AAAAAA;
border-top-width: 1px;

border-left-color:#AAAAAA;
border-left-width: 1px;

 background: qlineargradient(x1: 0, y1: 0, x2: 0, y2: 1,
                                 stop: 0 #fafafa, stop: 0.4 #f4f4f4,
                                 stop: 0.5 #e7e7e7, stop: 1.0 #fafafa);</string>
    </property>
    <property name="text">
     <string/>
    </property>
   </widget>
   <widget class="QPushButton" name="but_SetCrossPos">
    <property name="geometry">
     <rect>
      <x>160</x>
      <y>590</y>
      <width>71</width>
      <height>41</height>
     </rect>
    </property>
    <property name="font">
     <font>
      <family>Arial</family>
      <pointsize>11</pointsize>
     </font>
    </property>
    <property name="styleSheet">
     <string notr="true">border: solid;

border-bottom-color: #777777;
border-bottom-width: 2px;

border-right-color:#777777;
border-right-width: 2px;

border-top-color:#AAAAAA;
border-top-width: 1px;

border-left-color:#AAAAAA;
border-left-width: 1px;

border-radius: 3px;
padding: 1px;
 background: qlineargradient(x1: 0, y1: 0, x2: 0, y2: 1,
                                 stop: 0 #fafafa, stop: 0.4 #f4f4f4,
                                 stop: 0.5 #e7e7e7, stop: 1.0 #fafafa);</string>
    </property>
    <property name="text">
     <string>Set</string>
    </property>
   </widget>
   <widget class="QPushButton" name="but_Rotate">
    <property name="geometry">
     <rect>
      <x>10</x>
      <y>180</y>
      <width>161</width>
      <height>25</height>
     </rect>
    </property>
    <property name="font">
     <font>
      <family>Arial</family>
      <pointsize>11</pointsize>
     </font>
    </property>
    <property name="styleSheet">
     <string notr="true">border: solid;

border-bottom-color: #777777;
border-bottom-width: 2px;

border-right-color:#777777;
border-right-width: 2px;

border-top-color:#AAAAAA;
border-top-width: 1px;

border-left-color:#AAAAAA;
border-left-width: 1px;

border-radius: 3px;
padding: 1px;
 background: qlineargradient(x1: 0, y1: 0, x2: 0, y2: 1,
                                 stop: 0 #fafafa, stop: 0.4 #f4f4f4,
                                 stop: 0.5 #e7e7e7, stop: 1.0 #fafafa);</string>
    </property>
    <property name="text">
     <string>Rotate 90°</string>
    </property>
   </widget>
  </widget>
 </widget>
 <customwidgets>
  <customwidget>
   <class>ImageView</class>
   <extends>QGraphicsView</extends>
   <header location="global">pyqtgraph</header>
  </customwidget>
 </customwidgets>
 <resources/>
 <connections/>
</ui>
